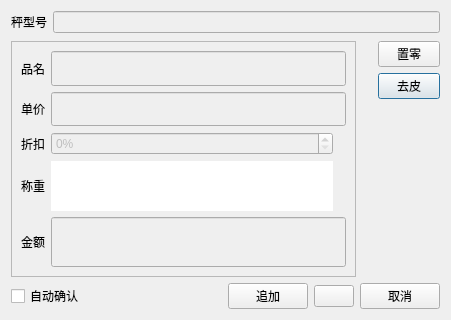
<?xml version="1.0" encoding="UTF-8"?>
<ui version="4.0">
 <class>take_weight</class>
 <widget class="QDialog" name="take_weight">
  <property name="geometry">
   <rect>
    <x>0</x>
    <y>0</y>
    <width>451</width>
    <height>320</height>
   </rect>
  </property>
  <property name="windowTitle">
   <string>Dialog</string>
  </property>
  <layout class="QVBoxLayout" name="verticalLayout">
   <item>
    <layout class="QGridLayout" name="gridLayout_2">
     <property name="verticalSpacing">
      <number>0</number>
     </property>
     <item row="0" column="0">
      <widget class="QLabel" name="label_4">
       <property name="sizePolicy">
        <sizepolicy hsizetype="Fixed" vsizetype="Fixed">
         <horstretch>0</horstretch>
         <verstretch>0</verstretch>
        </sizepolicy>
       </property>
       <property name="minimumSize">
        <size>
         <width>0</width>
         <height>0</height>
        </size>
       </property>
       <property name="text">
        <string>秤型号</string>
       </property>
      </widget>
     </item>
     <item row="0" column="1">
      <widget class="QLineEdit" name="lineEdit_type">
       <property name="enabled">
        <bool>false</bool>
       </property>
       <property name="sizePolicy">
        <sizepolicy hsizetype="Expanding" vsizetype="Minimum">
         <horstretch>0</horstretch>
         <verstretch>0</verstretch>
        </sizepolicy>
       </property>
       <property name="minimumSize">
        <size>
         <width>0</width>
         <height>0</height>
        </size>
       </property>
      </widget>
     </item>
     <item row="1" column="0" colspan="2">
      <widget class="QLabel" name="label_6">
       <property name="minimumSize">
        <size>
         <width>0</width>
         <height>2</height>
        </size>
       </property>
       <property name="maximumSize">
        <size>
         <width>16777215</width>
         <height>2</height>
        </size>
       </property>
       <property name="text">
        <string/>
       </property>
       <property name="outer_stylesheet" stdset="0">
        <string>label_div</string>
       </property>
      </widget>
     </item>
    </layout>
   </item>
   <item>
    <layout class="QHBoxLayout" name="horizontalLayout">
     <item>
      <widget class="QFrame" name="frame">
       <property name="styleSheet">
        <string notr="true"/>
       </property>
       <property name="frameShape">
        <enum>QFrame::StyledPanel</enum>
       </property>
       <property name="frameShadow">
        <enum>QFrame::Raised</enum>
       </property>
       <property name="outer_stylesheet" stdset="0">
        <string>frame_detail_show</string>
       </property>
       <layout class="QGridLayout" name="gridLayout">
        <item row="0" column="0">
         <widget class="QLabel" name="label">
          <property name="text">
           <string>品名</string>
          </property>
         </widget>
        </item>
        <item row="2" column="0">
         <widget class="QLabel" name="label_int_discount">
          <property name="text">
           <string>折扣</string>
          </property>
         </widget>
        </item>
        <item row="4" column="0">
         <widget class="QLabel" name="label_5">
          <property name="sizePolicy">
           <sizepolicy hsizetype="Fixed" vsizetype="Fixed">
            <horstretch>0</horstretch>
            <verstretch>0</verstretch>
           </sizepolicy>
          </property>
          <property name="minimumSize">
           <size>
            <width>0</width>
            <height>0</height>
           </size>
          </property>
          <property name="text">
           <string>称重</string>
          </property>
         </widget>
        </item>
        <item row="4" column="1">
         <widget class="lds_lineedit" name="lineEdit_getweight">
          <property name="enabled">
           <bool>true</bool>
          </property>
          <property name="sizePolicy">
           <sizepolicy hsizetype="Expanding" vsizetype="Minimum">
            <horstretch>0</horstretch>
            <verstretch>0</verstretch>
           </sizepolicy>
          </property>
          <property name="styleSheet">
           <string notr="true">font:bold 15pt;
color:#ff546b;
border:0px;
min-height:50px;</string>
          </property>
         </widget>
        </item>
        <item row="4" column="2">
         <widget class="QLabel" name="label_unit">
          <property name="text">
           <string/>
          </property>
         </widget>
        </item>
        <item row="7" column="0">
         <widget class="QLabel" name="label_3">
          <property name="text">
           <string>金额</string>
          </property>
         </widget>
        </item>
        <item row="0" column="1" colspan="2">
         <widget class="QLineEdit" name="lineEdit_dishname">
          <property name="enabled">
           <bool>false</bool>
          </property>
          <property name="sizePolicy">
           <sizepolicy hsizetype="Expanding" vsizetype="Minimum">
            <horstretch>0</horstretch>
            <verstretch>0</verstretch>
           </sizepolicy>
          </property>
          <property name="minimumSize">
           <size>
            <width>0</width>
            <height>0</height>
           </size>
          </property>
         </widget>
        </item>
        <item row="1" column="0">
         <widget class="QLabel" name="label_2">
          <property name="text">
           <string>单价</string>
          </property>
         </widget>
        </item>
        <item row="7" column="1" colspan="2">
         <widget class="lds_doublespinbox_lineedit" name="lineEdit_dishtotal">
          <property name="enabled">
           <bool>false</bool>
          </property>
          <property name="sizePolicy">
           <sizepolicy hsizetype="Expanding" vsizetype="Minimum">
            <horstretch>0</horstretch>
            <verstretch>0</verstretch>
           </sizepolicy>
          </property>
          <property name="minimumSize">
           <size>
            <width>0</width>
            <height>50</height>
           </size>
          </property>
          <property name="styleSheet">
           <string notr="true">font:bold 20pt;
</string>
          </property>
         </widget>
        </item>
        <item row="1" column="1" colspan="2">
         <widget class="lds_doublespinbox_lineedit" name="lineEdit_dishprice">
          <property name="enabled">
           <bool>false</bool>
          </property>
          <property name="sizePolicy">
           <sizepolicy hsizetype="Expanding" vsizetype="Minimum">
            <horstretch>0</horstretch>
            <verstretch>0</verstretch>
           </sizepolicy>
          </property>
          <property name="minimumSize">
           <size>
            <width>0</width>
            <height>0</height>
           </size>
          </property>
         </widget>
        </item>
        <item row="2" column="1">
         <widget class="lds_spinbox" name="spinBox_int_discount">
          <property name="enabled">
           <bool>false</bool>
          </property>
          <property name="suffix">
           <string>%</string>
          </property>
         </widget>
        </item>
       </layout>
      </widget>
     </item>
     <item>
      <layout class="QGridLayout" name="gridLayout_3">
       <item row="1" column="1">
        <widget class="QPushButton" name="pushButton_qupi">
         <property name="styleSheet">
          <string notr="true">max-width:60px;</string>
         </property>
         <property name="text">
          <string>去皮</string>
         </property>
        </widget>
       </item>
       <item row="2" column="1">
        <spacer name="verticalSpacer">
         <property name="orientation">
          <enum>Qt::Vertical</enum>
         </property>
         <property name="sizeHint" stdset="0">
          <size>
           <width>17</width>
           <height>40</height>
          </size>
         </property>
        </spacer>
       </item>
       <item row="0" column="1">
        <widget class="QPushButton" name="pushButton_zhiling">
         <property name="styleSheet">
          <string notr="true">max-width:60px;</string>
         </property>
         <property name="text">
          <string>置零</string>
         </property>
        </widget>
       </item>
       <item row="1" column="0">
        <widget class="QLabel" name="label_qupi">
         <property name="minimumSize">
          <size>
           <width>10</width>
           <height>0</height>
          </size>
         </property>
        </widget>
       </item>
       <item row="0" column="0">
        <widget class="QLabel" name="label_zhiling">
         <property name="minimumSize">
          <size>
           <width>10</width>
           <height>0</height>
          </size>
         </property>
        </widget>
       </item>
      </layout>
     </item>
    </layout>
   </item>
   <item>
    <layout class="QHBoxLayout" name="horizontalLayout_2">
     <item>
      <widget class="QCheckBox" name="checkBox">
       <property name="text">
        <string>自动确认</string>
       </property>
      </widget>
     </item>
     <item>
      <spacer name="horizontalSpacer">
       <property name="orientation">
        <enum>Qt::Horizontal</enum>
       </property>
       <property name="sizeHint" stdset="0">
        <size>
         <width>40</width>
         <height>20</height>
        </size>
       </property>
      </spacer>
     </item>
     <item>
      <widget class="lds_toolbar_button" name="pushButton_app">
       <property name="text">
        <string>追加</string>
       </property>
       <property name="outer_stylesheet" stdset="0">
        <string>pushbutton</string>
       </property>
      </widget>
     </item>
     <item>
      <widget class="lds_toolbar_button" name="pushButton_ok">
       <property name="text">
        <string/>
       </property>
       <property name="outer_stylesheet" stdset="0">
        <string>pushbutton</string>
       </property>
      </widget>
     </item>
     <item>
      <widget class="lds_toolbar_button" name="pushButton_cancel">
       <property name="text">
        <string>取消</string>
       </property>
       <property name="outer_stylesheet" stdset="0">
        <string>pushbutton</string>
       </property>
      </widget>
     </item>
    </layout>
   </item>
  </layout>
 </widget>
 <customwidgets>
  <customwidget>
   <class>lds_toolbar_button</class>
   <extends>QPushButton</extends>
   <header>lds_toolbar_button.h</header>
  </customwidget>
  <customwidget>
   <class>lds_lineedit</class>
   <extends>QLineEdit</extends>
   <header>lds_lineedit.h</header>
  </customwidget>
  <customwidget>
   <class>lds_spinbox</class>
   <extends>QSpinBox</extends>
   <header>lds_spinbox.h</header>
  </customwidget>
  <customwidget>
   <class>lds_doublespinbox_lineedit</class>
   <extends>QLineEdit</extends>
   <header>lds_doublespinbox_lineedit.h</header>
  </customwidget>
 </customwidgets>
 <tabstops>
  <tabstop>lineEdit_getweight</tabstop>
  <tabstop>pushButton_ok</tabstop>
  <tabstop>pushButton_cancel</tabstop>
  <tabstop>pushButton_app</tabstop>
  <tabstop>pushButton_zhiling</tabstop>
  <tabstop>pushButton_qupi</tabstop>
  <tabstop>checkBox</tabstop>
  <tabstop>lineEdit_dishname</tabstop>
  <tabstop>lineEdit_dishtotal</tabstop>
  <tabstop>lineEdit_dishprice</tabstop>
  <tabstop>lineEdit_type</tabstop>
 </tabstops>
 <resources/>
 <connections/>
</ui>
